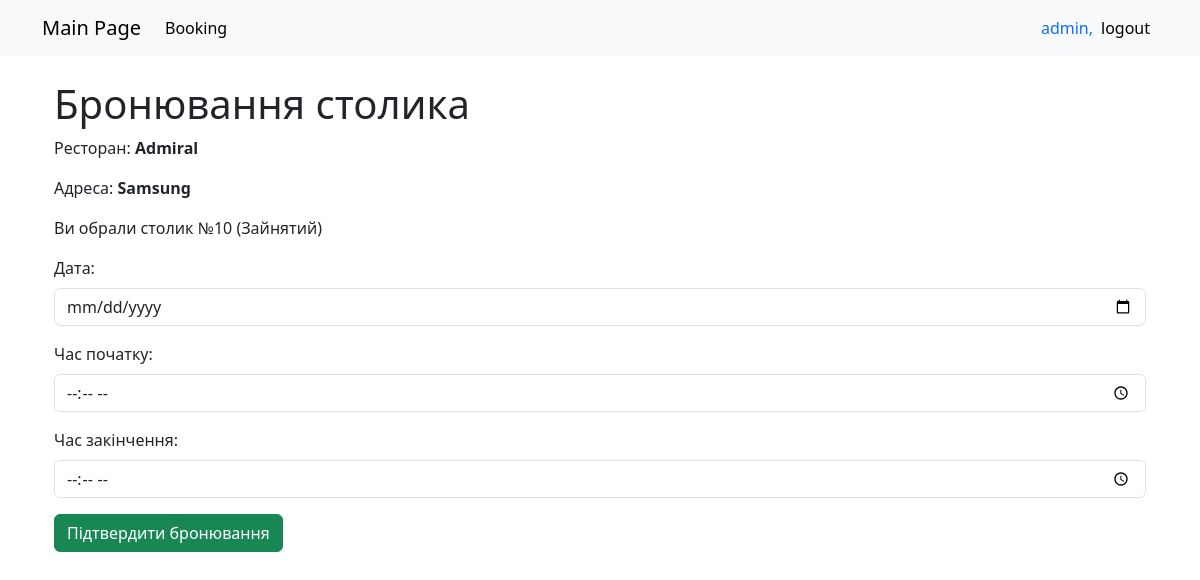
The page /booking/?table_id=7&restaurant_id=5 (signed in) on the database as committed earlier.
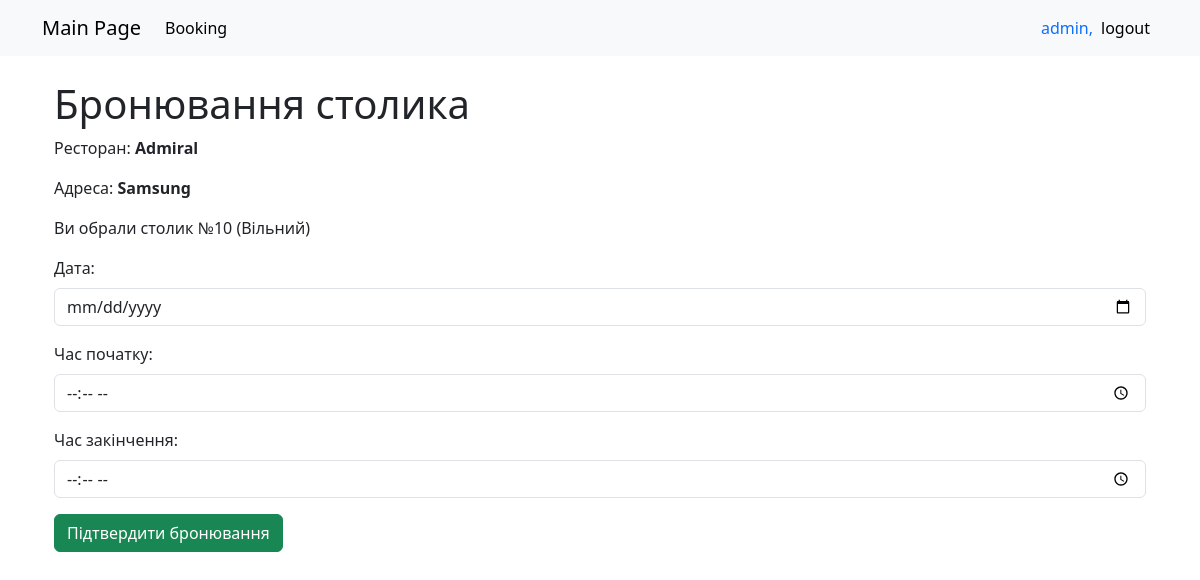
The same page on the database as committed later.
### booking_app/models.py (models this page shows, shortened)
class Table(models.Model):
    TABLE_STATUS = [
        ('вільний', 'Вільний'),
        ('зайнятий', 'Зайнятий'),
        ('в очікуванні', 'В очікуванні'),
    ]
    table_id = models.AutoField(primary_key=True)
    res_name = models.ForeignKey(Restaurant, on_delete=models.CASCADE, related_name='tables')
    price = models.IntegerField()
    num = models.IntegerField()
    status = models.CharField(max_length=20, choices=TABLE_STATUS, default='вільний')

### booking_app/views.py (the view, shortened to what this page needs)
# urls.py: path('booking/', views.booking_page, name='booking_page'),
@login_required
def booking_page(request):
    table_id = request.GET.get('table_id')
    restaurant_id = request.GET.get('restaurant_id')
    restaurant = get_object_or_404(Restaurant, id=restaurant_id)
    selected_table = restaurant.tables.filter(table_id=table_id).first()
    if not selected_table:
        messages.error(request, "Обраний столик не належить цьому ресторану.")
        return redirect('restaurant', restaurant_id=restaurant_id)
    return render(request, 'booking_page.html', {
        'selected_table': selected_table,
        'restaurant': restaurant,
    })

### booking_app/templates/booking_page.html (shortened to what this page needs)
{% extends "base.html" %}
{% block content %}
<div class="container mt-4">
    <h1>Бронювання столика</h1>
    <p>Ресторан: <strong>{{ restaurant.title }}</strong></p>
    <p>Адреса: <strong>{{ restaurant.adress }}</strong></p>
    <p>Ви обрали столик №{{ selected_table.num }} ({{ selected_table.get_status_display }})</p>
    <form method="post">
        <div class="mb-3">
            <label for="date" class="form-label">Дата:</label>
            <input type="date" class="form-control" name="date" required>
        </div>
        <div class="mb-3">
            <label for="start_time" class="form-label">Час початку:</label>
            <input type="time" class="form-control" name="start_time" required>
        </div>
        <div class="mb-3">
            <label for="end_time" class="form-label">Час закінчення:</label>
            <input type="time" class="form-control" name="end_time" required>
        </div>
        <button type="submit" class="btn btn-success">Підтвердити бронювання</button>
    </form>
</div>
{% endblock %}

Rows that differ between the two databases and show on the page:
changed Table: status "Зайнятий" → "Вільний"
